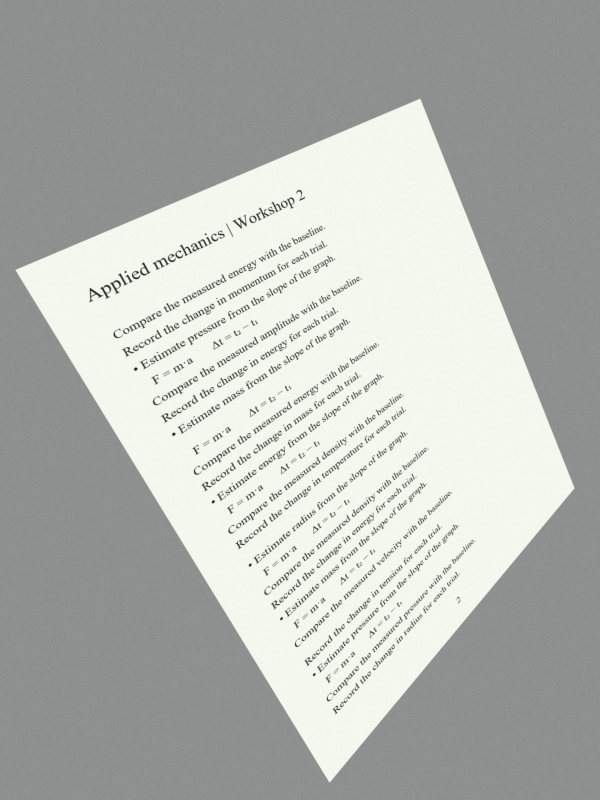
#> input picture feature/tools/src/androidTest/assets/skewed_02.jpg, 1200 x 1600 px (shown at 1/2 size)
$ python -i enhance.py   (imports and definitions only)   (older library calls are emulated)
#> lines starting #> are read from the running program, lines starting #| are printed output that depends on the picture; after the words box and inside, x2 and y2 are one past the last pixel; in counts of white or black regions, pixels touching at a corner belong together
"""Enhancement filters for warped pages (reference for core:imaging Enhancer).

All filters take and return 8-bit BGR images of the warped page. Kernel sizes scale with the
page width so results don't depend on resolution.
"""
import numpy as np
import cv2


def _odd(n):
    n = max(3, int(round(n)))
    return n if n % 2 else n + 1


# [7 lines left out: function background, not called in this run]


def paper_gain(img):
    """How much background division will brighten the paper (and its sensor noise): 255 / paper level."""
    v = cv2.cvtColor(img, cv2.COLOR_BGR2HSV)[:, :, 2]
    return 255.0 / max(float(np.percentile(v, 60)), 1.0)


def denoise_for_gain(img, gain):
    """Dark pages get boosted 2-3x by the division, so smooth them first in proportion to that boost."""
    if gain < 1.5:
        return img
    d = max(5, _odd(img.shape[1] / 250.0))
    out = cv2.bilateralFilter(img, d, 12.0 * gain, d)
    return cv2.medianBlur(out, 3) if gain >= 2.2 else out


# [20 lines left out: functions divide_background, _stretch, not called in this run]


def _unsharp(img, sigma, amount):
    blur = cv2.GaussianBlur(img, (0, 0), sigma)
    return cv2.addWeighted(img, 1 + amount, blur, -amount, 0)


# [89 lines left out: functions document_v1, grayscale, bw, auto, whiteboard, adjust and 2 more, not called in this run]


FILTERS = {"ORIGINAL": lambda x: x, "AUTO": auto, "DOCUMENT": document_v1, "BW": bw, "GRAY": grayscale, "WHITEBOARD": whiteboard}


# ---- v2 (2026-11-25): keep printed fills, flatten only real shadows ----

WORK_W = 512


def _solid_components(mask, min_area):
    """Keep components of at least min_area, with their holes filled (letters inside a coloured box)."""
    out = np.zeros_like(mask)
    contours, _ = cv2.findContours(mask, cv2.RETR_EXTERNAL, cv2.CHAIN_APPROX_SIMPLE)
    big = [c for c in contours if cv2.contourArea(c) >= min_area]
    cv2.drawContours(out, big, -1, 1, -1)
    return out


def _printed_mask(closed_small):
    """Printed blocks on the closed (text-free) page: coloured fills, or darker areas with step edges that don't
    behave like a shadow. Returns a uint8 mask at the small scale. Shadows have soft edges and usually run off the
    page; a printed fill is sharp, compact and often coloured."""
    lab = cv2.cvtColor(closed_small, cv2.COLOR_BGR2LAB)
    L = lab[:, :, 0].astype(np.float32)
    chroma = np.hypot(lab[:, :, 1].astype(np.float32) - 128, lab[:, :, 2].astype(np.float32) - 128)
    h, w = L.shape
    k = _odd(w / 2.5)
    env = cv2.dilate(L, cv2.getStructuringElement(cv2.MORPH_RECT, (k, k)))
    env = cv2.GaussianBlur(env, (0, 0), w / 16.0)
    coloured = (chroma > 22).astype(np.uint8)
    dark = ((L < env * 0.94) & (chroma <= 22)).astype(np.uint8)
    dark = cv2.morphologyEx(dark, cv2.MORPH_OPEN, np.ones((3, 3), np.uint8))
    out = _solid_components(cv2.morphologyEx(coloured, cv2.MORPH_OPEN, np.ones((3, 3), np.uint8)), (w * h) * 0.0005)
    # Solid dark blocks (a dark-green label, a black box) are print: no shadow on paper is this deep with a sharp
    # edge away from the page border.
    deep = cv2.morphologyEx((L < env * 0.5).astype(np.uint8), cv2.MORPH_OPEN, np.ones((3, 3), np.uint8))
    nd, dl, ds, _ = cv2.connectedComponentsWithStats(deep, connectivity=8)
    for i in range(1, nd):
        x, y, bw_, bh, area = ds[i]
        if area >= (w * h) * 0.0005 and x > 0 and y > 0 and x + bw_ < w and y + bh < h:
            out |= _solid_components((dl == i).astype(np.uint8), 0)
    gx = cv2.Sobel(L, cv2.CV_32F, 1, 0, ksize=3)
    gy = cv2.Sobel(L, cv2.CV_32F, 0, 1, ksize=3)
    grad = np.hypot(gx, gy) / 8.0
    n, labels, stats, _ = cv2.connectedComponentsWithStats(dark, connectivity=8)
    for i in range(1, n):
        x, y, bw_, bh, area = stats[i]
        if area < (w * h) * 0.0005:
            continue
        x0, y0, x1, y1 = max(0, x - 2), max(0, y - 2), min(w, x + bw_ + 2), min(h, y + bh + 2)
        comp = (labels[y0:y1, x0:x1] == i).astype(np.uint8)
        cb = comp.astype(bool)
        edge_band = cv2.morphologyEx(comp, cv2.MORPH_GRADIENT, np.ones((3, 3), np.uint8)).astype(bool)
        contrast = float(np.mean(env[y0:y1, x0:x1][cb] - L[y0:y1, x0:x1][cb]))
        edge = float(np.mean(grad[y0:y1, x0:x1][edge_band])) if np.any(edge_band) else 0.0
        sharp = contrast > 1 and edge / contrast > 0.22
        on_border = (x == 0) + (y == 0) + (x + bw_ == w) + (y + bh == h)
        fill = area / float(bw_ * bh)
        printed = sharp and on_border == 0 and (fill > 0.6 or area < w * h * 0.08)
        if printed:
            contours, _ = cv2.findContours(comp, cv2.RETR_EXTERNAL, cv2.CHAIN_APPROX_SIMPLE)
            solid = np.zeros_like(comp)
            cv2.drawContours(solid, contours, -1, 1, -1)
            out[y0:y1, x0:x1] |= solid
    return cv2.dilate(out, np.ones((3, 3), np.uint8))


# [13 lines left out: function _fill_from_paper, not called in this run]


def background_v2(img):
    """Per-channel paper estimate that skips printed fills: today's close+median estimate, with printed blocks cut out
    and filled from the paper around them."""
    h, w = img.shape[:2]
    s = WORK_W / float(w) if w > WORK_W else 1.0
    small = cv2.resize(img, None, fx=s, fy=s, interpolation=cv2.INTER_AREA)
    sw = small.shape[1]
    k = _odd(sw / 60.0)
    closed = cv2.morphologyEx(small, cv2.MORPH_CLOSE, cv2.getStructuringElement(cv2.MORPH_ELLIPSE, (k, k)))
    printed = _printed_mask(closed)
    bg = cv2.medianBlur(closed, _odd(sw / 18.0))
    if np.any(printed):
        bg = _fill_from_paper(bg, printed, sw)
    return cv2.resize(bg, (w, h), interpolation=cv2.INTER_LINEAR), printed


def divide_background_v2(img, with_mask=False):
    img = denoise_for_gain(img, paper_gain(img))
    bg, printed = background_v2(img)
    flat = np.clip(img.astype(np.float32) / np.maximum(bg.astype(np.float32), 1.0) * 255.0, 0, 255).astype(np.uint8)
    return (flat, printed) if with_mask else flat


# [5 lines left out: function _block_weight, not called in this run]


def _tone(img, lo_pct=0.5, hi_pct=50.0):
    """Paper to white and the darkest ink to black, mid-tones nearly linear (fills keep their shade)."""
    g = cv2.cvtColor(img, cv2.COLOR_BGR2GRAY)
    lo, hi = np.percentile(g, lo_pct), np.percentile(g, hi_pct)
    if hi - lo < 10:
        return img
    x = np.clip((np.arange(256, dtype=np.float32) - lo) / (hi - lo), 0, 1)
    y = np.where(x < 0.35, 0.35 * (x / 0.35) ** 1.6, x)  # deepen only the ink end
    return cv2.LUT(img, (y * 255.0).astype(np.uint8))


def document_v2(img):
    gain = paper_gain(img)
    flat, printed = divide_background_v2(img, with_mask=True)
    out = _tone(flat)
    hsv = cv2.cvtColor(out, cv2.COLOR_BGR2HSV)
    paper = hsv[:, :, 2] > 215
    hsv[:, :, 1][paper] = (hsv[:, :, 1][paper] * 0.3).astype(np.uint8)
    out = cv2.cvtColor(hsv, cv2.COLOR_HSV2BGR)
    if np.any(printed):
        # Printed blocks keep their shade and colour relative to the paper: the black-point stretch is for ink (a dark
        # label is usually the darkest thing on the page and would go black) and the paper desaturation would bleach
        # a bright sticker.
        wgt = _block_weight(printed, img.shape)[..., None]
        out = np.clip(out.astype(np.float32) * (1 - wgt) + flat.astype(np.float32) * wgt + 0.5, 0, 255).astype(np.uint8)
    amount = 0.5 if gain < 1.5 else 0.2
    return _unsharp(out, sigma=max(0.8, img.shape[1] / 1600.0), amount=amount)


document = document_v2
FILTERS["DOCUMENT"] = document_v2

>>> import cv2
>>> picture = cv2.imread('../../../feature/tools/src/androidTest/assets/skewed_02.jpg')
#> picture is the input picture: shape (1600, 1200, 3); mean B, G, R 179.8, 184, 180.4
>>> result = document_v2(picture)
#> in document_v2, `gain = paper_gain(img)`: gain = 1.47
#> in _printed_mask, `lab = cv2.cvtColor(closed_small, cv2.COLOR_BGR2LAB)`: lab: shape (683, 512, 3); mean of channels 0, 1, 2 193.5, 125.6, 129.6
#> in _printed_mask, `chroma = np.hypot(lab[:, :, 1].astype(np.float32) - 128, lab[:, :, 2]...`:
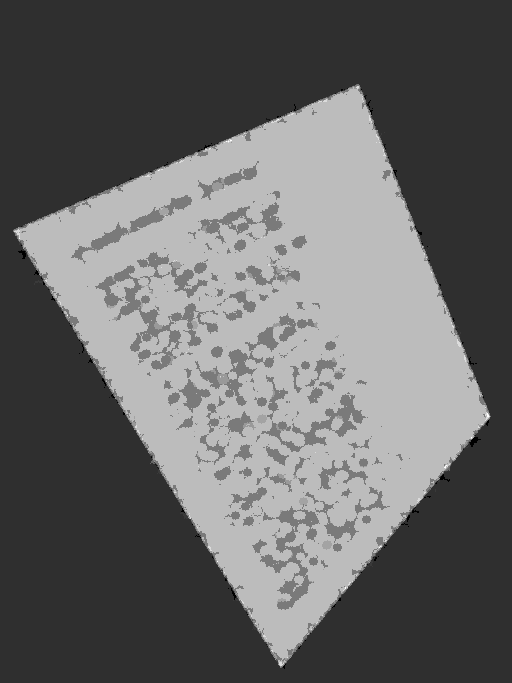
#> chroma: shape (683, 512) float32; min 1, max 6.4, mean 3.17; drawn with min black and max white
#> in _printed_mask, `coloured = (chroma > 22).astype(np.uint8)`: coloured: shape (683, 512); every value is 0
#> in _printed_mask, `dark = ((L < env * 0.94) & (chroma <= 22)).astype(np.uint8)`:
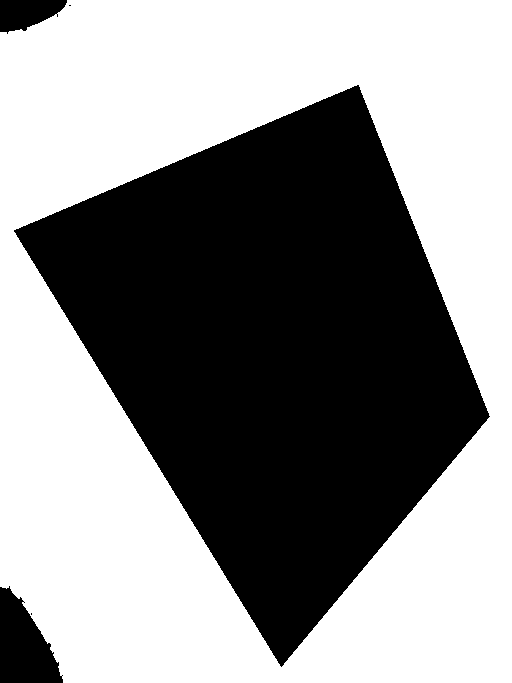
#> dark: shape (683, 512); values 0 (black) and 1 (white), 56.7% white; 5 black regions (2 under 20 px), largest, box (x1, y1, x2, y2) and area: (14, 85, 490, 667) 145816, (0, 586, 63, 683) 3902, (0, 0, 67, 34) 1565
#> in _printed_mask, `dark = cv2.morphologyEx(dark, cv2.MORPH_OPEN, np.ones((3, 3), np.uint8))`: dark: shape (683, 512); values 0 (black) and 1 (white), 56.7% white; 4 black regions (1 under 20 px), largest, box (x1, y1, x2, y2) and area: (14, 85, 490, 667) 145816, (0, 586, 63, 683) 3923, (0, 0, 67, 34) 1570
#> in _solid_components, `contours, _ = cv2.findContours(mask, cv2.RETR_EXTERNAL, cv2.CHAIN_APPR..`: contours = []
#> in _printed_mask, `nd, dl, ds, _ = cv2.connectedComponentsWithStats(deep, connectivity=8)`: dl: shape (683, 512) int32; every value is 0
#> in _printed_mask, `nd, dl, ds, _ = cv2.connectedComponentsWithStats(deep, connectivity=8)`: nd = 1; ds = [[0, 0, 512, 683, 349696]]
#> in _printed_mask, `gx = cv2.Sobel(L, cv2.CV_32F, 1, 0, ksize=3)`:
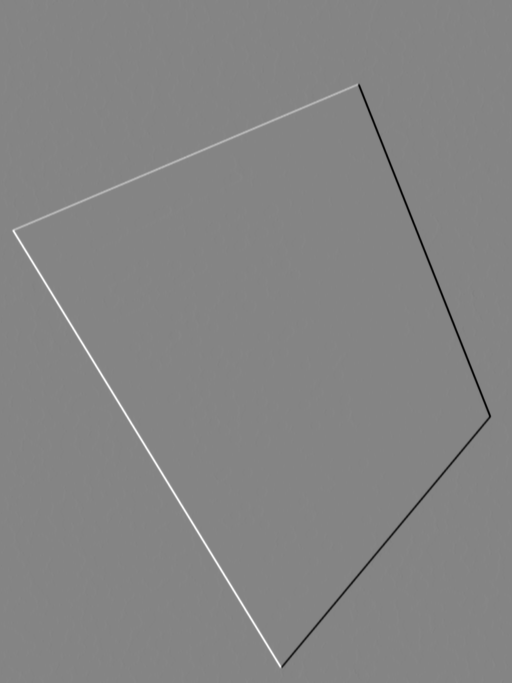
#> gx: shape (683, 512) float32; min -364, max 335, mean 0; drawn with min black and max white
#> in _printed_mask, `gy = cv2.Sobel(L, cv2.CV_32F, 0, 1, ksize=3)`:
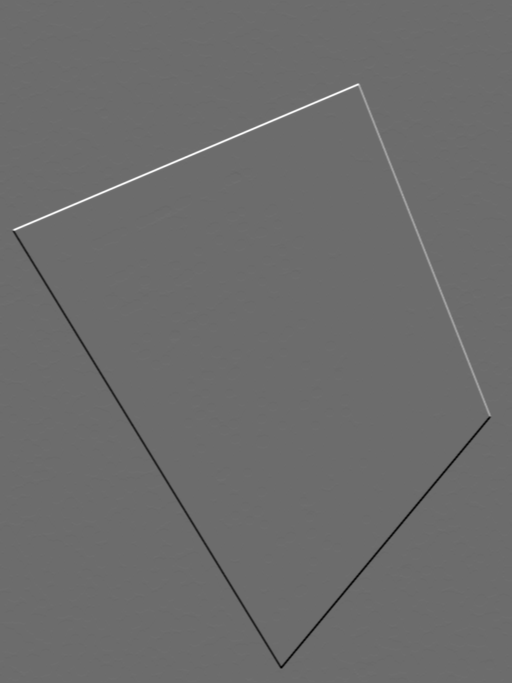
#> gy: shape (683, 512) float32; min -267, max 360, mean 0; drawn with min black and max white
#> in _printed_mask, `n, labels, stats, _ = cv2.connectedComponentsWithStats(dark, connectiv..`: n = 2; stats = [[0, 0, 490, 683, 151311], [0, 0, 512, 683, 198385]]
#> the loop in _printed_mask, `for i in range(1, n):` made 1 pass
#> (x, y, bw_, bh, area, x0, y0, x1) on pass 1: (0, 0, 512, 683, 198385, 0, 0, 512)
#> pass 1, in _printed_mask, `edge_band = cv2.morphologyEx(comp, cv2.MORPH_GRADIENT, np.ones((3, 3),..`:
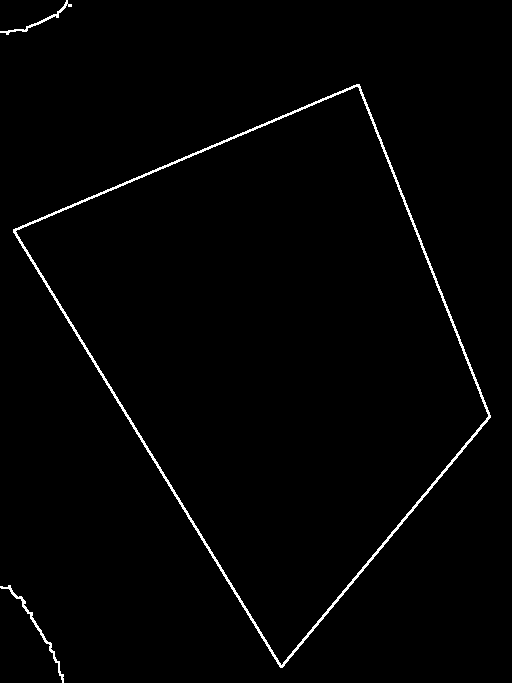
#> edge_band: shape (683, 512) bool; 1.4% white in thin lines or dots
#> in divide_background_v2, `flat = np.clip(img.astype(np.float32) / np.maximum(bg.astype(np.float3..`:
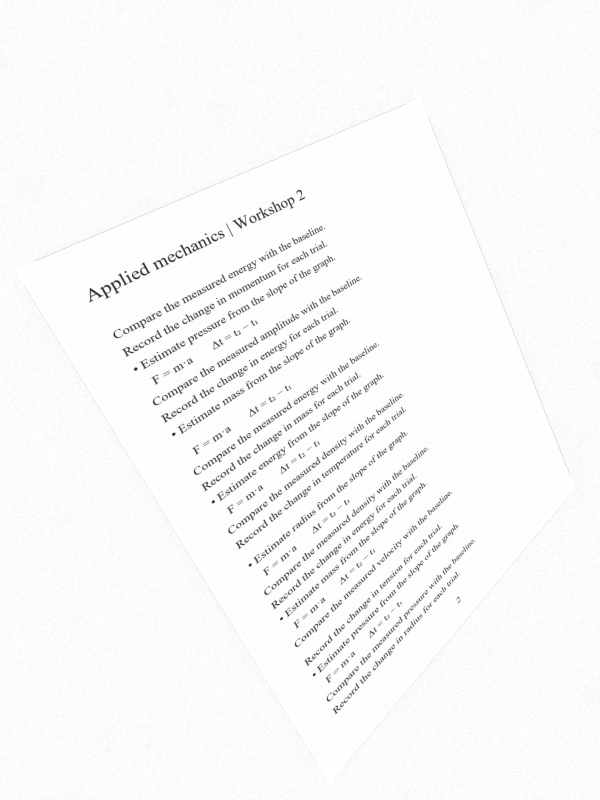
#> flat: shape (1600, 1200, 3) (shown at 1/2 size); mean B, G, R 248.5, 248.6, 248.5
#> in _tone, `lo, hi = np.percentile(g, lo_pct), np.percentile(g, hi_pct)`: lo = 84; hi = 253
#> in _tone, `x = np.clip((np.arange(256, dtype=np.float32) - lo) / (hi - lo), 0, 1)`: x = 256 values from 0 to 1
#> in document_v2, `hsv = cv2.cvtColor(out, cv2.COLOR_BGR2HSV)`: hsv: shape (1600, 1200, 3); mean H, S, V 8.9, 0.9, 247.4
#> in document_v2, `paper = hsv[:, :, 2] > 215`:
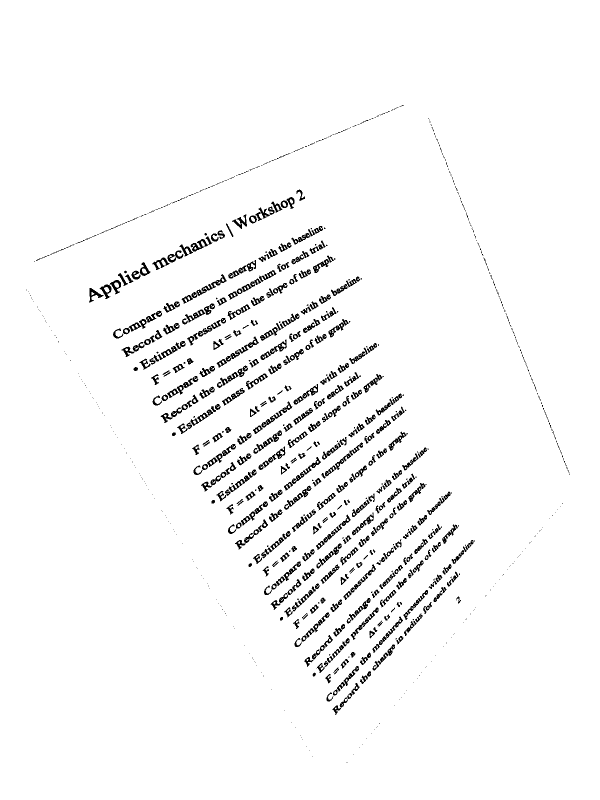
#> paper: shape (1600, 1200) bool (shown at 1/2 size); 96.7% white; 891 black regions (437 under 20 px), largest, box (x1, y1, x2, y2) and area: (650, 885, 726, 953) 617, (383, 548, 453, 596) 601, (632, 1029, 701, 1100) 566
#> in document_v2, `hsv[:, :, 1][paper] = (hsv[:, :, 1][paper] * 0.3).astype(np.uint8)`: hsv: shape (1600, 1200, 3); mean H, S, V 8.9, 0.7, 247.4
#> in document_v2, `amount = 0.5 if gain < 1.5 else 0.2`: amount = 0.5
